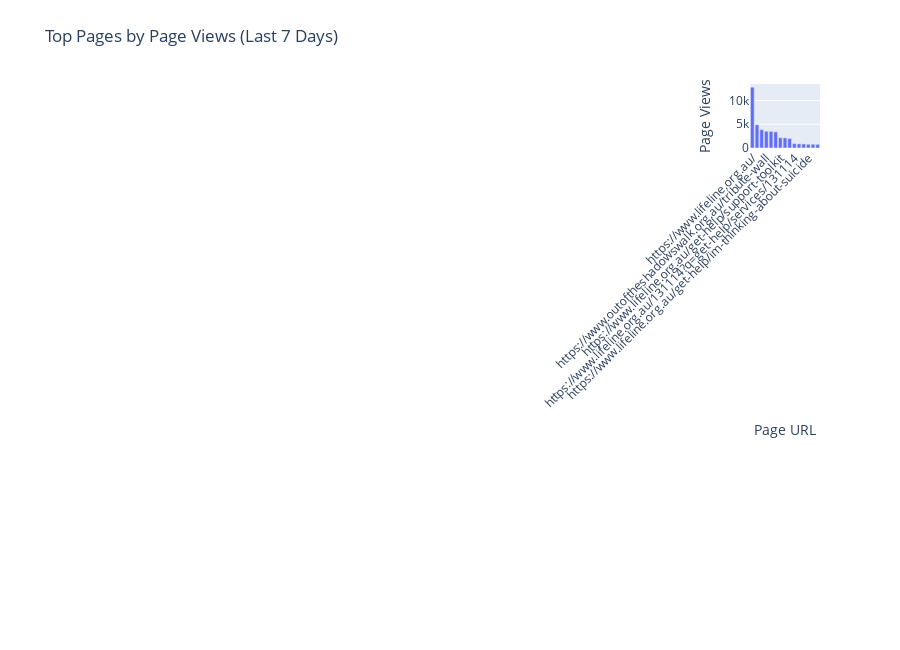

Here is the notebook cell this chart was saved with:
### Code cell
fig = px.bar(
    df,
    x="page_location",
    y="page_views",
    title="Top Pages by Page Views (Last 7 Days)",
    labels={"page_location": "Page URL", "page_views": "Page Views"},
)
fig.update_layout(xaxis_tickangle=-45, height=650)
fig.show()

### Figure 1 — Plotly figure (JSON) as saved in the notebook; plotly's stock layout.template omitted (floating-point values rounded to 4 significant figures)
{"data": [{"hovertemplate": "Page URL=%{x}<br>Page Views=%{y}<extra></extra>", "legendgroup": "", "marker": {"color": "#636efa", "pattern": {"shape": ""}}, "name": "", "orientation": "v", "showlegend": false, "textposition": "auto", "type": "bar", "x": ["https://www.lifeline.org.au/", "https://www.lifeline.org.au/get-help/national-services/national-alcohol-other-drug-hotline", "https://www.lifeline.org.au/chat?q=crisis-chat/", "https://www.outoftheshadowswalk.org.au/tribute-wall", "https://www.lifeline.org.au/chat", "https://www.lifeline.org.au/search?search=depression", "https://www.lifeline.org.au/get-help/support-toolkit", "https://www.lifeline.org.au/chat?q=get-help/services/chat", "https://www.lifeline.org.au/chat/staging-chat", "https://www.lifeline.org.au/131114?q=get-help/services/131114", "https://www.lifeline.org.au/get-help/support-toolkit/topics/self-harm", "https://www.lifeline.org.au/get-involved/volunteer/volunteer-as-a-crisis-supporter", "https://www.lifeline.org.au/get-help/im-thinking-about-suicide", "https://www.lifeline.org.au/get-help/support-toolkit/topics/suicide", "https://beyondnow.lifeline.org.au/?_ga=2.223874079.526001663.1763522761-1216717127.1762470435&_gac=1.254059002.1762921879.CjwKCAiA2svIBhB-EiwARWDPjj4f_oEZ_XQpEh-j-8whzjuFf4A4C6WKvRgDw2ipiNa-fZ_WBTDotBoCl2wQAvD_BwE"], "xaxis": "x", "y": [12813, 4898, 3875, 3539, 3509, 3401, 2168, 2141, 2018, 942, 879, 857, 798, 798, 769], "yaxis": "y"}], "layout": {"barmode": "relative", "height": 650, "legend": {"tracegroupgap": 0}, "title": {"text": "Top Pages by Page Views (Last 7 Days)"}, "xaxis": {"anchor": "y", "domain": [0, 1], "tickangle": -45, "title": {"text": "Page URL"}}, "yaxis": {"anchor": "x", "domain": [0, 1], "title": {"text": "Page Views"}}}}
